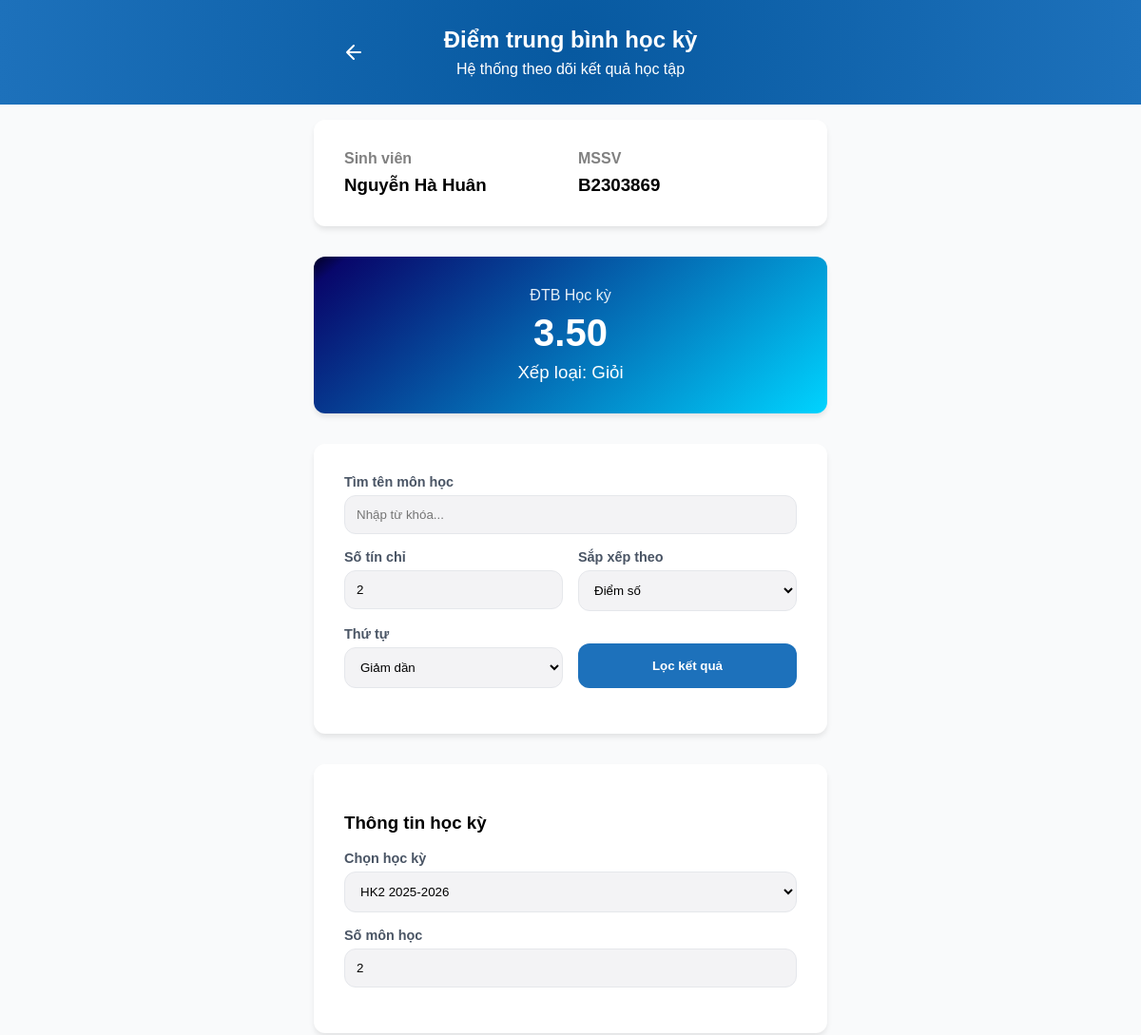
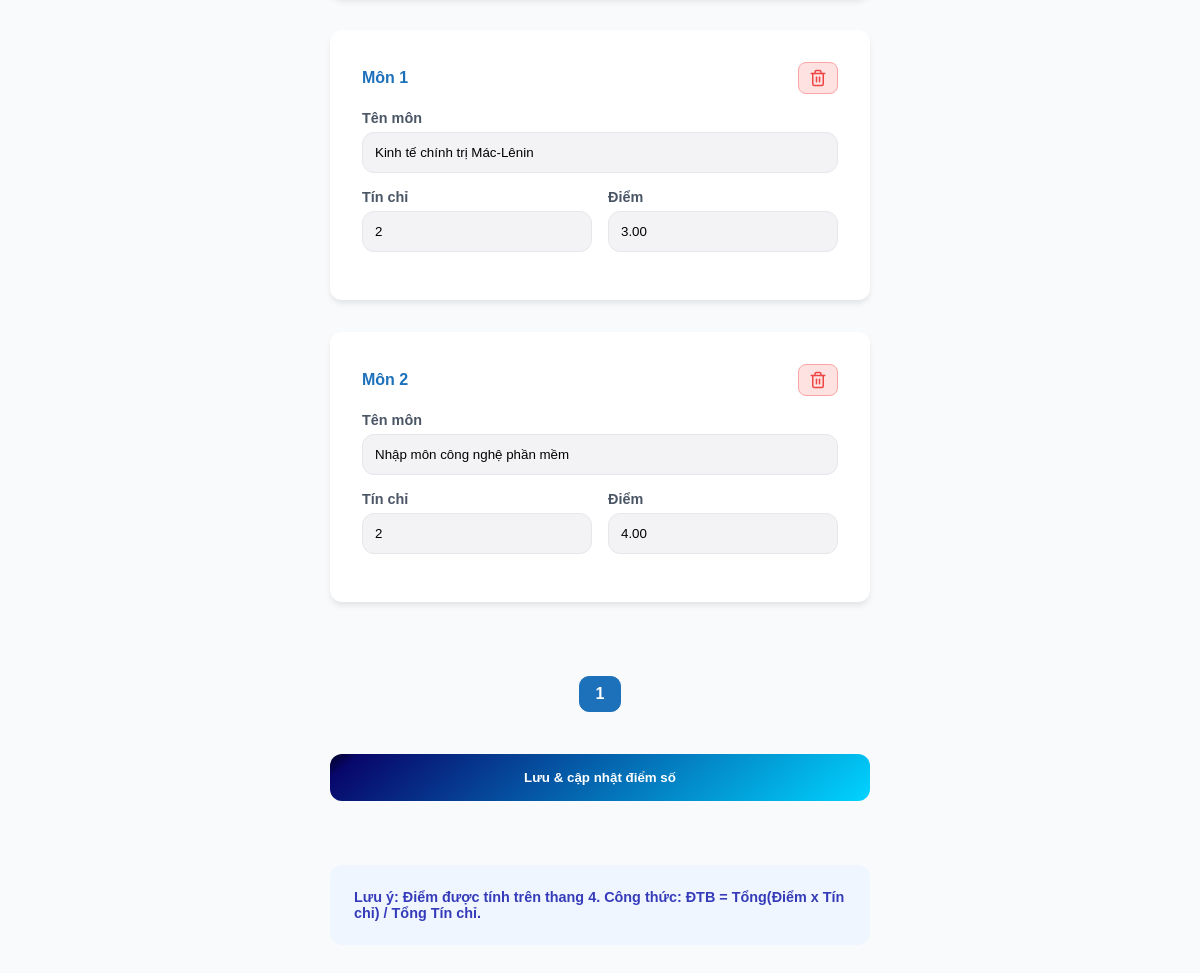
The page /score-page.php?c=2 (signed in) on the database its author committed (2 pictures, top to bottom).
### tables this page shows
CREATE TABLE `courses` (
  `id` int NOT NULL AUTO_INCREMENT,
  `course_name` varchar(100) NOT NULL,
  `credits` int DEFAULT '0',
  `score` decimal(5,2) DEFAULT '0.00',
  `semester_id` int NOT NULL,
  PRIMARY KEY (`id`),
  CONSTRAINT `fk_course_semester` FOREIGN KEY (`semester_id`) REFERENCES `semesters` (`id`) ON DELETE CASCADE
);

### src/services/ScoreService.php (called while the page is built, shortened)
<?php
require_once __DIR__ . '/../repositories/ScoreRepository.php';
class ScoreService
{
    private $scoreRepo;
    public function __construct()
    {
        $this->scoreRepo = new ScoreRepository();
    }
    public function getScorePageData($userId, $options)
    {
        $semester = $options['semester'] ?? 'HK2 2025-2026';
        $searchName = $options['q'] ?? '';
        $searchCredit = (isset($options['c']) && $options['c'] !== '') ? intval($options['c']) : null;
        $sortBy = in_array($options['sort'] ?? '', ['score', 'credits']) ? $options['sort'] : 'c.id';
        $sortOrder = strtoupper($options['order'] ?? '') === 'ASC' ? 'ASC' : 'DESC';
        $limit = 5;
        $page = max(1, intval($options['page'] ?? 1));
        $offset = ($page - 1) * $limit;
        $courses = $this->scoreRepo->getCourses($userId, $semester, $searchName, $searchCredit, $sortBy, $sortOrder, $limit, $offset);
        $totalItems = $this->scoreRepo->countCourses($userId, $semester, $searchName, $searchCredit);
        $totalWeight = 0;
        $totalCredits = 0;
        foreach ($courses as $c) {
            $totalWeight += ($c['score'] * $c['credits']);
            $totalCredits += $c['credits'];
        }
        $gpa = ($totalCredits > 0) ? round($totalWeight / $totalCredits, 2) : 0;
        return [
            'courses' => $courses,
            'total_pages' => ceil($totalItems / $limit),
            'current_page' => $page,
            'gpa' => $gpa,
            'semester' => $semester
        ];
    }
}
?>

### src/repositories/ScoreRepository.php (called while the page is built, shortened)
<?php
include_once __DIR__ . "/../includes/connect-db.php";
class ScoreRepository
{
    public function getCourses($userId, $semester, $searchName, $searchCredit, $sortBy, $sortOrder, $limit, $offset)
    {
        global $conn;
        $where = ["s.user_id = ?"];
        $params = [$userId];
        $types = "i";
        if ($semester !== 'Tất cả') {
            $where[] = "s.semester_name = ?";
            $params[] = $semester;
            $types .= "s";
        }
        if ($searchCredit !== null) {
            $where[] = "c.credits = ?";
            $params[] = $searchCredit;
            $types .= "i";
        }
        $whereSql = implode(" AND ", $where);
        $sql = "SELECT c.*, s.semester_name
                FROM courses c
                JOIN semesters s ON c.semester_id = s.id
                WHERE $whereSql
                ORDER BY $sortBy $sortOrder
                LIMIT ? OFFSET ?";
        $params[] = $limit;
        $params[] = $offset;
        $types .= "ii";
        $stmt = $conn->prepare($sql);
        $stmt->bind_param($types, ...$params);
        $stmt->execute();
        return $stmt->get_result()->fetch_all(MYSQLI_ASSOC);
    }
    public function countCourses($userId, $semester, $searchName, $searchCredit)
    {
        global $conn;
        $where = ["s.user_id = ?"];
        $params = [$userId];
        $types = "i";
        if ($semester !== 'Tất cả') {
            $where[] = "s.semester_name = ?";
            $params[] = $semester;
            $types .= "s";
        }
        if ($searchCredit !== null) {
            $where[] = "c.credits = ?";
            $params[] = $searchCredit;
            $types .= "i";
        }
        $whereSql = implode(" AND ", $where);
        $sql = "SELECT COUNT(*) as total FROM courses c JOIN semesters s ON c.semester_id = s.id WHERE $whereSql";
        $stmt = $conn->prepare($sql);
        $stmt->bind_param($types, ...$params);
        $stmt->execute();
        return $stmt->get_result()->fetch_assoc()['total'];
    }
}

### src/score-page.php (the view, shortened to what this page needs)
<?php
require_once __DIR__ . '/services/ScoreService.php';
$scoreService = new ScoreService();
$data = $scoreService->getScorePageData($_SESSION['user_id'], $_GET);
$selected_semester = $data['semester'];
$is_all_mode = ($selected_semester === 'Tất cả');
$final_score = $data['gpa'];
$total_pages = $data['total_pages'];
$current_page = $data['current_page'];
$display_courses = array_map(function ($c) {
  return [
    'id' => $c['id'] ?? null,
    'name' => $c['course_name'] ?? '',
    'credits' => $c['credits'] ?? 0,
    'score' => $c['score'] ?? 0
  ];
}, $data['courses']);
$all_data = $display_courses;
$u_info = [
  'full_name' => $_SESSION['full_name'] ?? 'Sinh viên',
  'student_id' => $_SESSION['student_id'] ?? 'N/A'
];
$items_per_page = 5;
$offset = ($current_page - 1) * $items_per_page;
function build_url($p)
{
  global $selected_semester;
  $q = $_GET['q'] ?? '';
  $c = $_GET['c'] ?? '';
  $sort = $_GET['sort'] ?? 'c.id';
  $order = $_GET['order'] ?? 'DESC';
  return "score-page.php?semester=" . urlencode($selected_semester) . "&page=$p&q=" . urlencode($q) . "&c=$c&sort=$sort&order=$order";
}
?>
<!DOCTYPE html>
<html lang="vi">
<head>
  <link rel="stylesheet" href="./css/global-style.css" />
  <link rel="stylesheet" href="./css/score-page.css" />
</head>
<body>
  <header>
    <svg onclick="window.location.href='hub-page.php'" class="header-exit-icon" width="24" height="24"
      viewBox="0 0 24 24" fill="none" stroke="currentColor" stroke-width="2" stroke-linecap="round"
      stroke-linejoin="round">
      <path d="M19 12H5M12 19l-7-7 7-7" />
    </svg>
    <h2><?php echo $is_all_mode ? "GPA Tích lũy toàn khóa" : "Điểm trung bình học kỳ"; ?></h2>
    <p>Hệ thống theo dõi kết quả học tập</p>
  </header>
  <div class="flex-container">
    <div class="student-card">
      <div>
        <h4>Sinh viên</h4>
        <h3><?php echo htmlspecialchars($u_info['full_name']); ?></h3>
      </div>
      <div>
        <h4>MSSV</h4>
        <h3><?php echo htmlspecialchars($u_info['student_id']); ?></h3>
      </div>
    </div>
    <div class="total-score">
      <p><?php echo $is_all_mode ? "GPA Tích lũy" : "ĐTB Học kỳ"; ?></p>
      <h2><?php echo number_format($final_score, 2); ?></h2>
      <h3>Xếp loại: <?php
      if ($final_score >= 3.6)
        echo "Xuất sắc";
      elseif ($final_score >= 3.2)
        echo "Giỏi";
      elseif ($final_score >= 2.5)
        echo "Khá";
      elseif ($final_score >= 2.0)
        echo "Trung bình";
      else
        echo "Yếu/Kém";
      ?></h3>
    </div>
    <form method="GET" action="score-page.php" id="filterForm" class="filter-card">
      <div class="input-box">
        <label>Tìm tên môn học</label>
        <input type="text" name="q" value="<?php echo htmlspecialchars($_GET['q'] ?? ''); ?>"
          placeholder="Nhập từ khóa...">
      </div>
      <div class="filter-grid">
        <div class="input-box"><label>Số tín chỉ</label><input type="number" name="c" min="0"
            value="<?php echo htmlspecialchars($_GET['c'] ?? ''); ?>"></div>
        <div class="input-box"><label>Sắp xếp theo</label>
          <select name="sort">
            <option value="score" <?php echo ($_GET['sort'] ?? '') == 'score' ? 'selected' : ''; ?>>Điểm số</option>
          </select>
        </div>
      </div>
      <div class="filter-grid">
        <div class="input-box"><label>Thứ tự</label>
          <select name="order">
            <option value="DESC" <?php echo strtoupper($_GET['order'] ?? '') == 'DESC' ? 'selected' : ''; ?>>Giảm dần
            </option>
          </select>
        </div>
        <div class="input-box" style="display:flex; align-items:flex-end;">
          <button type="submit" class="apply-btn">Lọc kết quả</button>
        </div>
      </div>
    </form>
    <form method="POST" action="./services/ScoreService.php" class="flex-container" style="width:100%; margin-top:0;">
      <div class="semester-card">
        <h3>Thông tin học kỳ</h3>
        <div class="input-box">
          <label>Chọn học kỳ</label>
          <select onchange="window.location.href='score-page.php?semester=' + this.value">
            <?php foreach (["HK2 2025-2026", "HK3 2025-2026", "HK1 2026-2027", "HK2 2026-2027", "HK3 2026-2027"] as $opt): ?>
              <option value="<?php echo $opt; ?>" <?php echo ($opt == $selected_semester) ? 'selected' : ''; ?>>
                <?php echo $opt; ?>
              </option>
            <?php endforeach; ?>
          </select>
        </div>
        <?php if (!$is_all_mode): ?>
          <div class="input-box"><label>Số môn học</label><input type="number" id="courseCount" min="0"
              value="<?php echo count($all_data); ?>"></div>
        <?php endif; ?>
      </div>
      <div id="courseContainer" class="flex-container" style="width:100%; margin-top:0;">
        <?php foreach ($display_courses as $index => $course): ?>
          <div class="course-card">
            <div style="display: flex; justify-content: space-between; align-items: center; margin-bottom: 1rem;">
                <h4 style="color:#1d71bb; margin: 0;">Môn <?php echo $offset + $index + 1; ?></h4>
                <?php if (!$is_all_mode && !empty($course['id'])): ?>
                    <button type="submit" name="delete_course" value="<?php echo $course['id']; ?>" class="delete-btn" onclick="return confirm('Bạn có chắc chắn muốn xóa môn này khỏi dữ liệu?');">
                    </button>
                <?php endif; ?>
            </div>
            <div class="input-box"><label>Tên môn</label><input type="text" name="c_name[]"
                value="<?php echo htmlspecialchars($course['name']); ?>" <?php echo $is_all_mode ? 'readonly' : ''; ?>
                required></div>
            <div class="course-card-details">
              <div class="input-box"><label>Tín chỉ</label><input type="number" name="c_credit[]" min="0"
                  value="<?php echo $course['credits']; ?>" <?php echo $is_all_mode ? 'readonly' : ''; ?> required></div>
              <div class="input-box"><label>Điểm</label><input type="number" step="0.1" min="0" max="4.0" name="c_score[]"
                  value="<?php echo $course['score']; ?>" <?php echo $is_all_mode ? 'readonly' : ''; ?> required></div>
            </div>
          </div>
        <?php endforeach; ?>
      </div>
      <div class="pagination">
        <?php for ($i = 1; $i <= $total_pages; $i++): ?>
          <a href="<?php echo build_url($i); ?>" data-page="<?php echo $i; ?>"
            class="page-link <?php echo ($i == $current_page) ? 'active' : ''; ?>"><?php echo $i; ?></a>
        <?php endfor; ?>
      </div>
      <?php if (!$is_all_mode): ?>
        <button type="submit" name="save_score" class="save-button">Lưu & cập nhật điểm số</button>
      <?php endif; ?>
    </form>
    <div class="note">
      Lưu ý: Điểm được tính trên thang 4. Công thức: ĐTB = Tổng(Điểm x Tín chỉ) / Tổng Tín chỉ.
    </div>
  </div>
</body>
</html>

### src/css/global-style.css (style rules this page uses)
html { font-family: "Readex Pro", sans-serif; margin: 0px; padding: 0px; }
body { margin: 0px; padding: 0px; background: #f9fafb; }

### src/css/score-page.css (style rules this page uses)
* { box-sizing: border-box; }
header { display: flex; flex-direction: column; justify-content: center; align-items: center; background: radial-gradient(circle, #0759a0, #1d71bb); padding: 24px; position: relative; }
header h2, header p { color: white; margin: 4px; padding: 0px; }
.header-exit-icon { position: absolute; left: 30%; stroke: white; cursor: pointer; transition: all 0.2s; }
.flex-container { margin-top: 1rem; display: flex; flex-direction: column; align-items: center; gap: 2rem; padding-bottom: 2rem; }
.student-card, .total-score, .semester-card, .course-card, .filter-card { background: white; box-shadow: 0 4px 6px -1px rgba(0, 0, 0, 0.1); border-radius: 12px; padding: 2rem; width: 45%; max-width: 650px; }
.student-card { display: grid; grid-template-columns: 1fr 1fr; gap: 1rem; }
.student-card h4 { color: gray; margin: 0 0 8px 0; }
.student-card h3 { margin: 0; }
.total-score { color: white; text-align: center; background: linear-gradient(140deg, #020024 0%, #08076b 5%, #00d4ff 100%); }
.total-score p { margin: 0; font-size: 1rem; opacity: 0.9; }
.total-score h2 { margin: 8px 0; font-size: 2.5rem; }
.total-score h3 { margin: 0; font-weight: 500; }
.input-box { width: 100%; margin-bottom: 1rem; }
.input-box label { display: block; font-weight: bold; font-size: 0.9rem; color: #4a5565; margin-bottom: 6px; }
.input-box input, .input-box select { background: #f3f3f5; border: 1px solid #e5e7eb; padding: 12px; border-radius: 12px; width: 100%; font-family: inherit; outline: none; }
.filter-grid, .course-card-details { display: grid; grid-template-columns: 1fr 1fr; gap: 1rem; width: 100%; }
.save-button, .apply-btn { width: 100%; padding: 1rem; background: #1d71bb; border: none; border-radius: 12px; color: white; font-weight: bold; cursor: pointer; transition: all 0.2s; }
.save-button { width: 45%; background: linear-gradient(140deg, #020024 0%, #08076b 5%, #00d4ff 100%); }
.pagination { display: flex; gap: 8px; margin: 10px 0; justify-content: center; }
.page-link { padding: 8px 16px; background: white; border-radius: 10px; text-decoration: none; color: #1d71bb; border: 1px solid #e5e7eb; font-weight: bold; }
.page-link.active { background: #1d71bb; color: white; border-color: #1d71bb; }
.note { width: 45%; padding: 1.5rem; background: #eff6ff; border-radius: 12px; color: #363cb9; font-weight: 600; font-size: 0.9rem; }
.delete-btn { background-color: #fee2e2; color: #ef4444; border: 1px solid #fca5a5; padding: 6px 10px; border-radius: 8px; cursor: pointer; display: flex; align-items: center; justify-content: center; transition: all 0.2s; }

### rows shown on the page
courses: index "1", $course['id'] 3 (drawn), course_name "Kinh tế chính trị Mác-Lênin", credits "2", score "3.00"
courses: index "2", $course['id'] 1 (drawn), course_name "Nhập môn công nghệ phần mềm", credits "2", score "4.00"

### other values the page prints
$u_info['full_name'] "Nguyễn Hà Huân"
$u_info['student_id'] "B2303869"
$final_score "3.50"
form field value "HK2 2025-2026"
